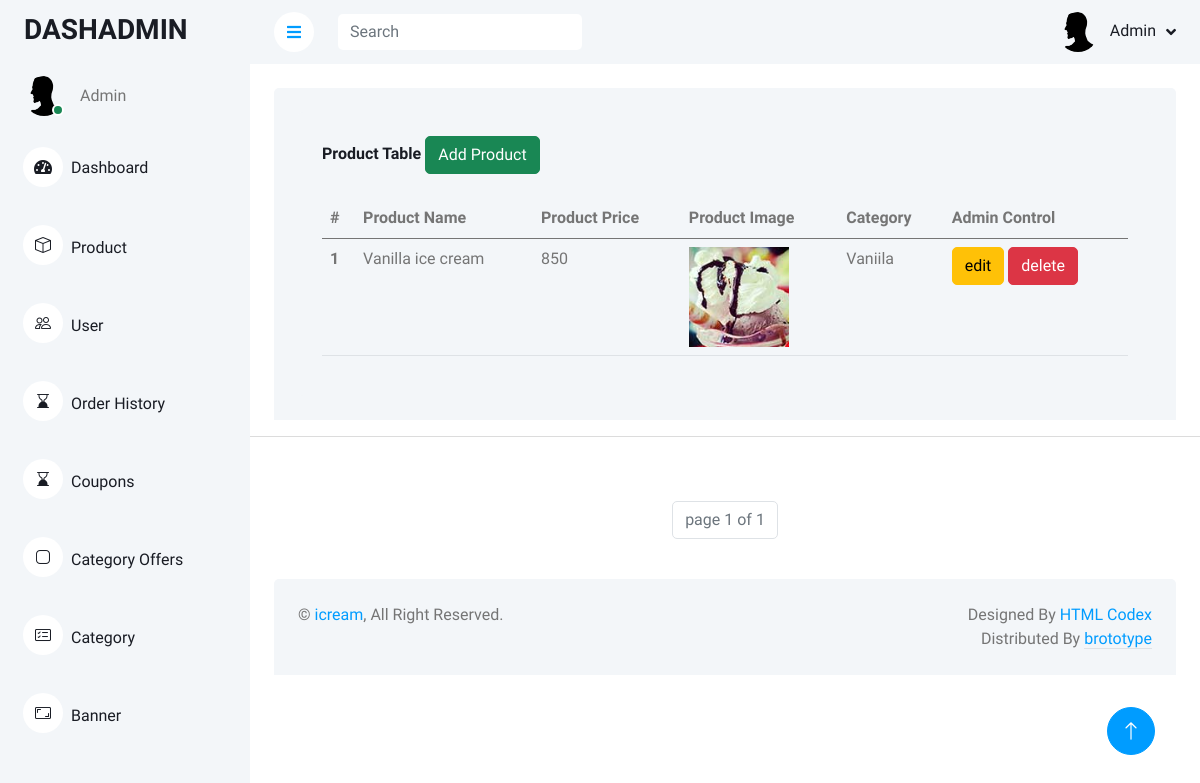
/customize/product/, run on the app's committed database.
### home/models.py (models this page shows, shortened)
class Product(models.Model):
    product_name = models.CharField(max_length=50,default=None)
    product_price = models.IntegerField(default=None)
    product_image = models.ImageField(upload_to='images/',default=None)
    product_discription = models.TextField(default=None)
    Cutegory_id = models.ForeignKey(Category,on_delete=models.CASCADE,default=None)
    is_available = models.IntegerField(default=None)
    is_offers = models.IntegerField(default=None)

class Category(models.Model):
    category_name = models.CharField(max_length=30,default=None)
    def __str__(self):
        return self.category_name

### customize/views.py (the view)
# urls.py: path('product/',views.product_table,name='product_table'),
def product_table(request):
    p = Paginator(Product.objects.all(),5)
    page = request.GET.get('page')
    product_details = p.get_page(page)
    return render(request,'producttable.html',{'product_details':product_details})

### customize/templates/producttable.html (shortened to what this page needs)
{% extends 'admindemo.html' %}
    {% block content %}
    {% load static %}
                <div class="container-fluid pt-4 px-4">
                <div class="bg-light rounded-top p-4">
                    <div class="row ">
                        <div class="col-sm-12 col-xl-12">
                            <div class="bg-light rounded h-100 p-4">
                                <h6 class="mb-4">Product Table
                                    <a href="{% url 'add_product' %}" type="button" class="btn btn-success">Add Product</a></h6>
                                <table class="table">
                                    <thead>
                                        <tr>
                                            <th scope="col">#</th>
                                            <th scope="col">Product Name</th>
                                            <th scope="col">Product Price</th>
                                            <th scope="col">Product Image</th>
                                            <th scope="col">Category</th>
                                            <th scope="col">Admin Control</th>
                                        </tr>
                                    </thead>
                                    <tbody>
                                        {% for productitems in product_details %}
                                        <tr>
                                            <th scope="row">{{productitems.id}}</th>
                                            <td>{{productitems.product_name}}</td>
                                            <td>{{productitems.product_price}}</td>
                                            <td><img src="{{productitems.product_image.url}}" width = '100px' height = '100px'></td>
                                            <td>{{productitems.Cutegory_id}}</td>
                                            <td>
                                                <a href="{% url 'edit_product' productitems.id %}" type="button" class="btn btn-warning">edit</a>
                                                <a style="cursor:pointer" onclick = "deleteproduct({{productitems.id}})" type="button" class="btn btn-danger">delete</a>
                                            </td>
                                        </tr>
                                        {% endfor %}
                                    </tbody>
                                </table>
                            </div>
                        </div>
                    </div>
                </div>
                </div>
    <hr><br><br>
    <nav aria-label="Page navigation example ">
        <ul class="pagination justify-content-center">
    <li class="page-item disabled"><a class="page-link">page {{product_details.number}} of {{product_details.paginator.num_pages}}</a></li>
        </ul>
      </nav>
    {% endblock %}

### static/dcss/style.css (style rules this page uses)
:root { --primary: #F195B2 ; --light: #F3F6F9; --dark: #191C24; }
.btn { transition: .5s; }

### data on the page
Product: id "1", product_name "Vanilla ice cream", product_price "850", product_image (picture), Cutegory_id "Vaniila"

### other printed values
{{ product_details.number }} "1"
{{ product_details.paginator.num_pages }} "1"
